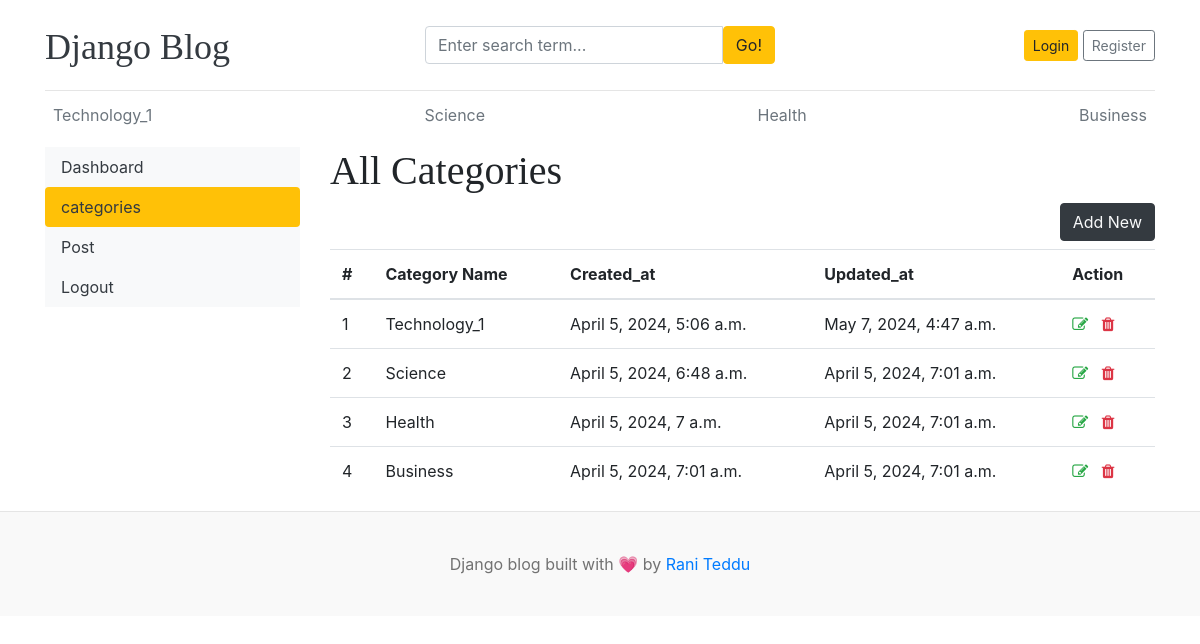
The page /dashboard/categories/ on the database as committed earlier.
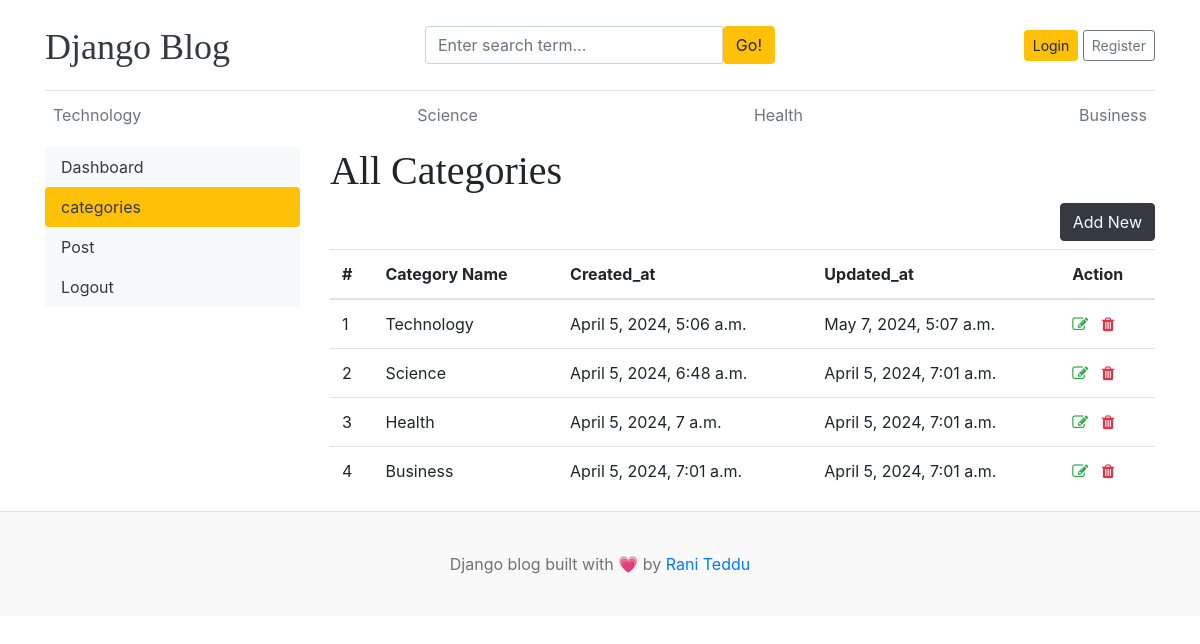
The same page on the database as committed later.
### blogs/models.py (models this page shows)
class Category(models.Model):
    category_name = models.CharField(max_length=100, unique=True)
    created_at = models.DateTimeField(auto_now_add=True)
    updated_at = models.DateTimeField(auto_now=True)
    def __str__(self):
        return self.category_name
    class Meta:
        verbose_name_plural = 'Categories'

### dashboard/views.py (the view)
# urls.py: path('categories/', views.categories, name='categories'),
def categories(request):
    return render(request, 'dashboard/categories.html')

### blogs/context_processors.py (called while the page is built)
def get_categories(request):
    categories = Category.objects.all()
    return dict(categories=categories)

def get_sociallinks(request):
    social_links = SocialLink.objects.all()
    return dict(social_links=social_links)

### template/dashboard/categories.html (shortened to what this page needs)
{% extends 'base.html' %}
{% block content %}
<div class="container">
    <div class="row">
    {% include 'dashboard/side.html' %}
    <div class="col-md-9">
        <h1>All Categories</h1>
        <a href="{% url 'add_category' %}" class="btn btn-dark text-light float-right mb-2">Add New</a>
        <table class="table table-hover">
            <thead>
              <tr>
                <th scope="col">#</th>
                <th scope="col">Category Name</th>
                <th scope="col">Created_at</th>
                <th scope="col">Updated_at</th>
                <th scope="col">Action</th>
              </tr>
            </thead>
            <tbody>
            {% for cat in categories %}
              <tr>
                <td>{{ forloop.counter }}</td>
                <td>{{ cat }}</td>
                <td>{{ cat.created_at }}</td>
                <td>{{ cat.updated_at }}</td>
                <td>
                    <a href="{% url 'edit_category' cat.id %}" ><i class="fa fa-edit text-success"></i></a>
                    <a href="{% url 'delete_category' cat.id %}"><i class="fa fa-trash text-danger"></i></a>
                </td>
              </tr>
            {% endfor %}
            </tbody>
          </table>
    </div>
    </div>
</div>
{% endblock %}

### template/base.html (shortened to what this page needs)
{% load static %}
<!DOCTYPE html>
<html lang="en">
<head>
    <link href="https://getbootstrap.com/docs/4.0/dist/css/bootstrap.min.css" rel="stylesheet">
    <link href="{% static 'css/blog.css' %}" rel="stylesheet">
    <link rel="stylesheet" href="https://cdnjs.cloudflare.com/ajax/libs/font-awesome/4.7.0/css/font-awesome.min.css">
  </head>
<body>
    <div class="container">
      <header class="blog-header py-3">
        <div class="row flex-nowrap justify-content-between align-items-center">
          <div class="col-4 pt-1">
            <a class="blog-header-logo text-dark" href="/">Django Blog</a>
          </div>
          <div class="col-4">
            <form action="{% url 'search' %}" method="GET">
              <div class="input-group">
                <input class="form-control" type="text" value="{{ keyword }}" placeholder="Enter search term..." name="keyword" aria-label="Enter search term..." aria-describedby="button-search" />
                <button class="btn btn-warning" type="submit" id="button-search" type="button">Go!</button>
              </div>
            </form>
          </div>
          <div class="col-4 d-flex justify-content-end align-items-center">
            {% if not user.is_authenticated%}
            <a class="btn btn-sm btn-warning" href="{% url 'login' %}">Login</a> &nbsp;
            <a class="btn btn-sm btn-outline-secondary" href="{% url 'register' %}">Register</a>
            {% else %}
            <span><a href="{% url 'dashboard' %}">Dasboard</a></span>
            &nbsp;
            <span><a href="{% url 'logout' %}">Logout</a></span>
            {% endif %}
          </div>
        </div>
      </header>
      <div class="nav-scroller py-1 mb-2">
        <nav class="nav d-flex justify-content-between">
          {% for cat in categories %}
          <a class="p-2 text-muted" href="{% url 'posts_by_category' cat.id %}">{{ cat.category_name }}</a>
          {% endfor %}
        </nav>
      </div>
    </div>
{% block content %}
{% endblock %}
  <footer class="blog-footer text-center">
        <p>Django blog built with 💗 by <a href="#">Rani Teddu</a></p>
    </footer>
</body>
</html>

Rows that differ between the two databases and show on the page:
changed Category: category_name "Technology_1" → "Technology"; updated_at "May 7, 2024, 4:47 a.m." → "May 7, 2024, 5:07 a.m."
